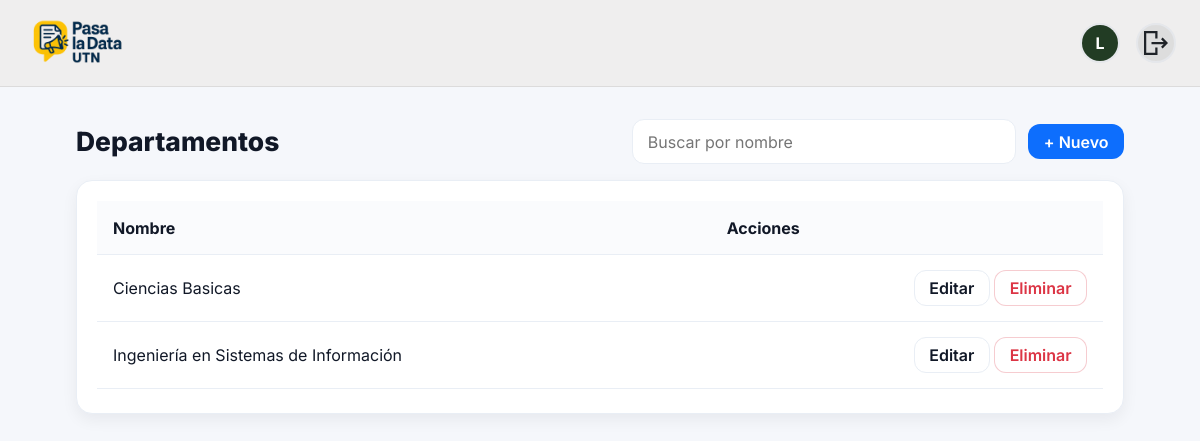
The page /academics/admin/departamentos/ (signed in) on the database as committed earlier.
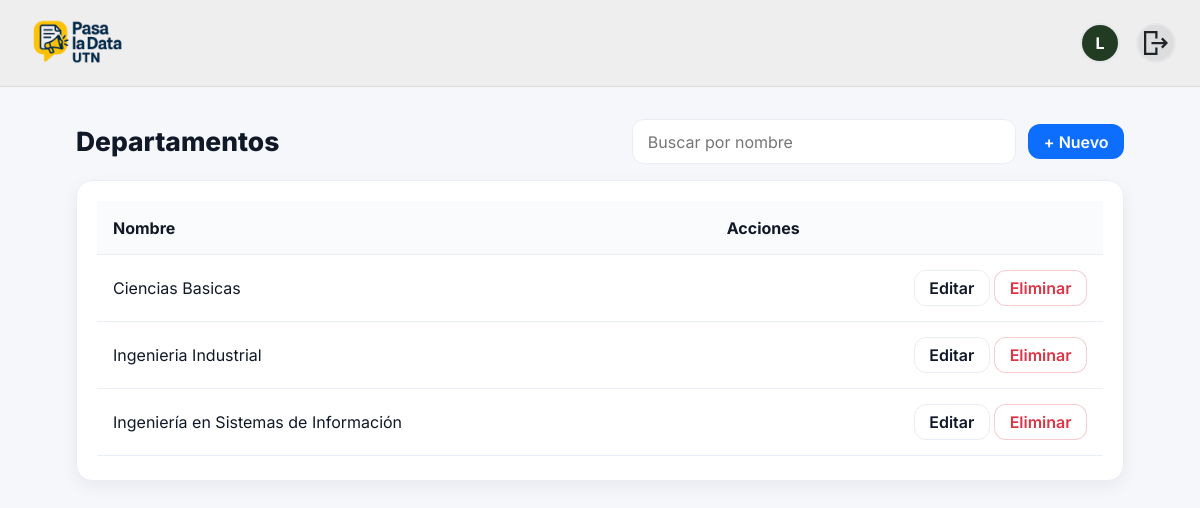
The same page on the database as committed later.
### academics/models.py (models this page shows, shortened)
class Department(models.Model):
    nombre = models.CharField(max_length=120, unique=True)
    imagen = models.ImageField(upload_to="departments/", blank=True, null=True)
    icono = models.CharField(max_length=4096, blank=True, null=True)
    created_at = models.DateTimeField(auto_now_add=True)
    active = models.BooleanField(default=True)
    class Meta:
        ordering = ["nombre"]
        verbose_name = "Departamento"

### academics/views.py (the view)
# urls.py: path("admin/departamentos/", views.dept_list, name="dept_list"),
@login_required
def dept_list(request):
    q = (request.GET.get("q") or "").strip()
    qs = Department.objects.filter(active=True).order_by("nombre")
    if q:
        qs = qs.filter(nombre__icontains=q)
    return render(request, "academics/department_list.html", {
        "departments": qs,
        "q": q,
        "create_url": "academics:dept_create",
        "update_name": "academics:dept_update",
        "delete_name": "academics:dept_delete",
    })

### academics/templates/academics/department_list.html (shortened to what this page needs)
{% extends "base.html" %}
{% load static %}
{% block extra_head %}
<link rel="stylesheet" href="{% static 'academics/css/academics.css' %}">
{% endblock %}
{% block content %}
<div class="ap-wrap">
  <div class="ap-toolbar">
    <h1 class="ap-title">Departamentos</h1>
    <div class="ap-actions">
      <form method="get" class="ap-search">
        <input type="text" name="q" value="{{ q }}" placeholder="Buscar por nombre">
      </form>
      <a class="ap-btn ap-btn-primary" href="{% url 'academics:dept_create' %}">+ Nuevo</a>
    </div>
  </div>
  <div class="ap-card ap-table-wrap">
    <table class="ap-table">
      <thead><tr><th>Nombre</th><th class="ap-right">Acciones</th></tr></thead>
      <tbody>
      {% for d in departments %}
        <tr>
          <td class="ap-name">{{ d.nombre }}</td>
          <td class="ap-right">
            <a class="ap-btn ap-btn-light" href="{% url 'academics:dept_update' d.id %}">Editar</a>
            <a class="ap-btn ap-btn-danger" href="{% url 'academics:dept_delete' d.id %}">Eliminar</a>
          </td>
        </tr>
      {% empty %}
        <tr><td colspan="2" class="ap-muted">Sin registros</td></tr>
      {% endfor %}
      </tbody>
    </table>
  </div>
</div>
{% endblock %}

Rows that differ between the two databases and show on the page:
added Department: nombre "Ingenieria Industrial"
